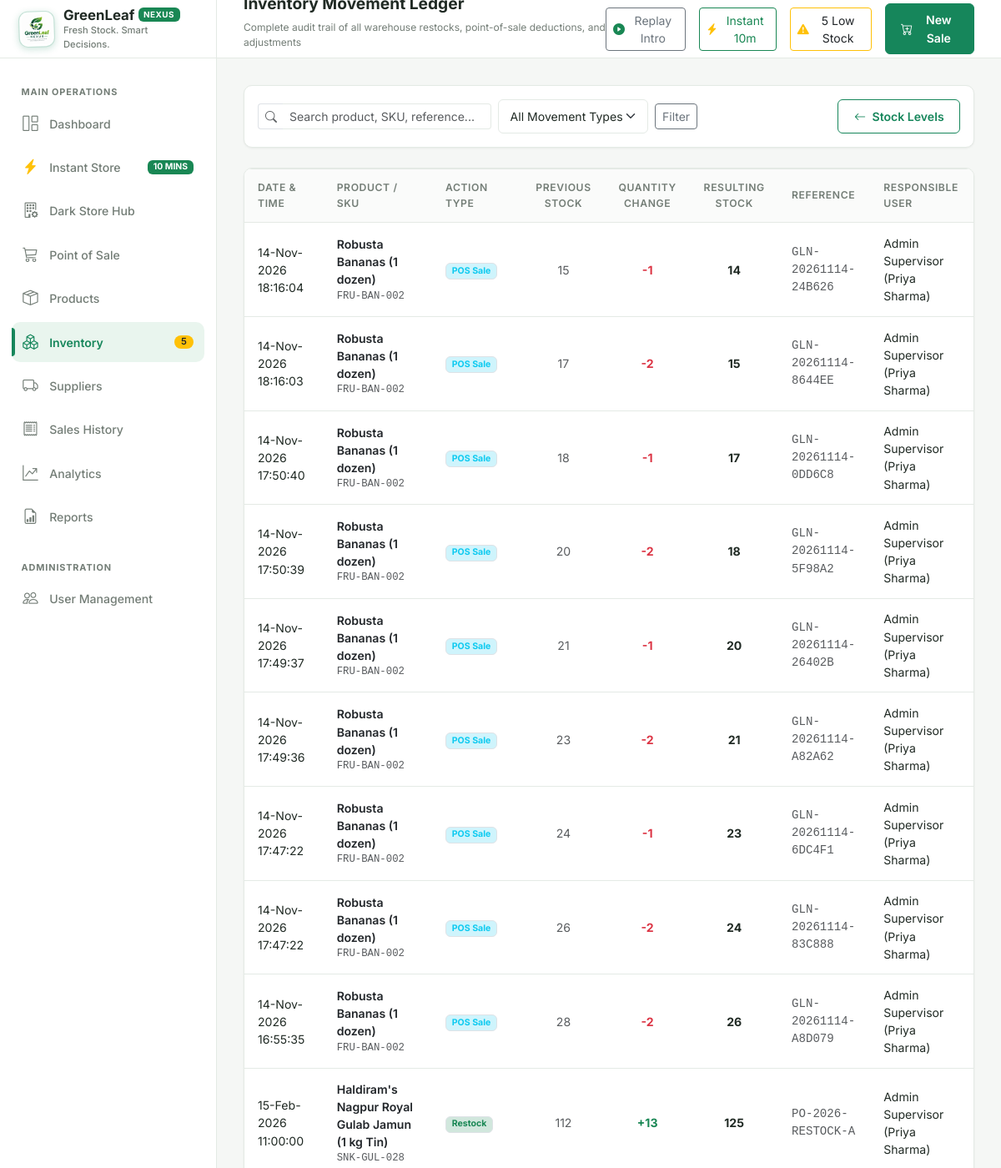
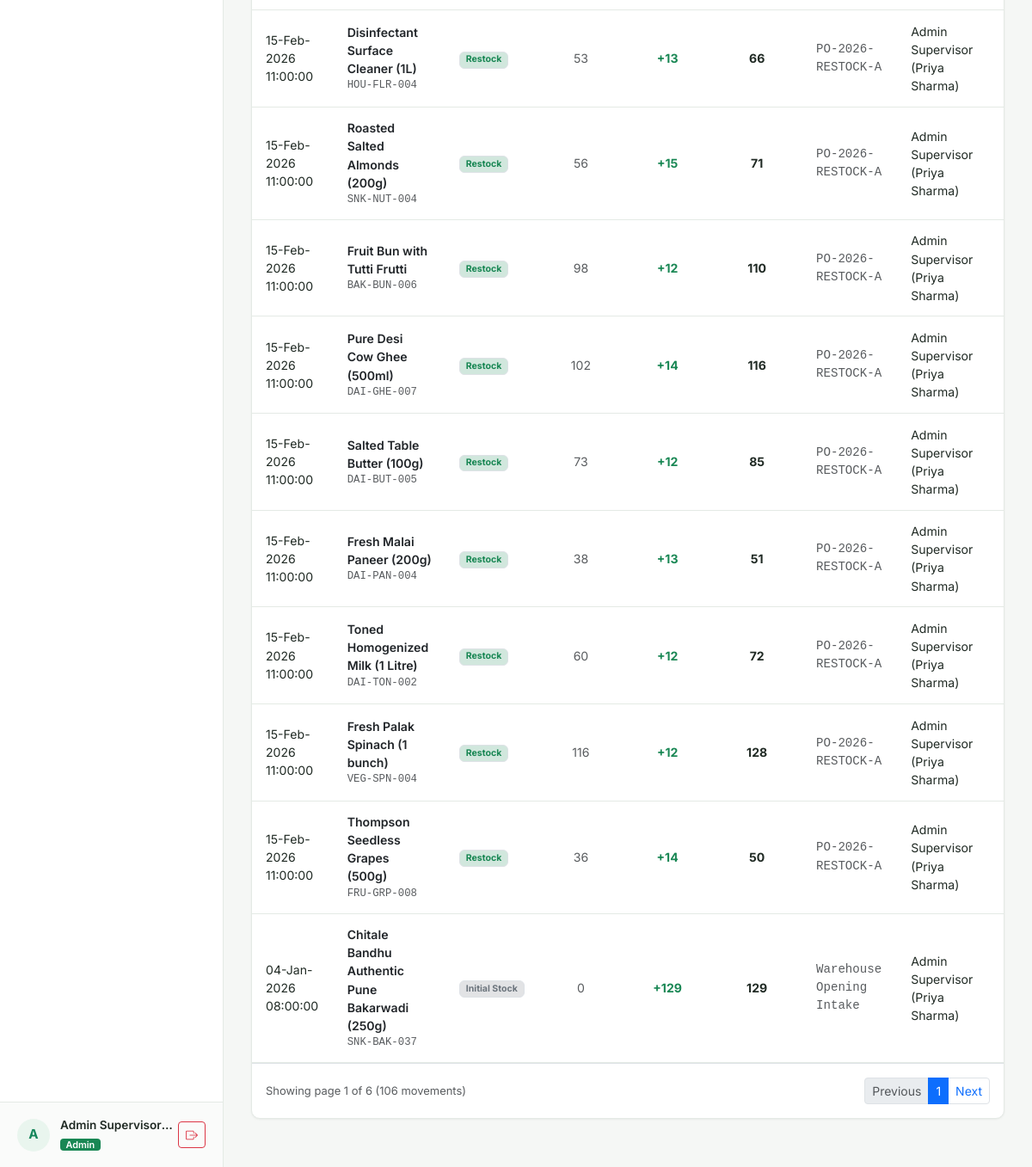
Page /inventory/movements (signed in) on the earlier database version (2 pictures, top to bottom).
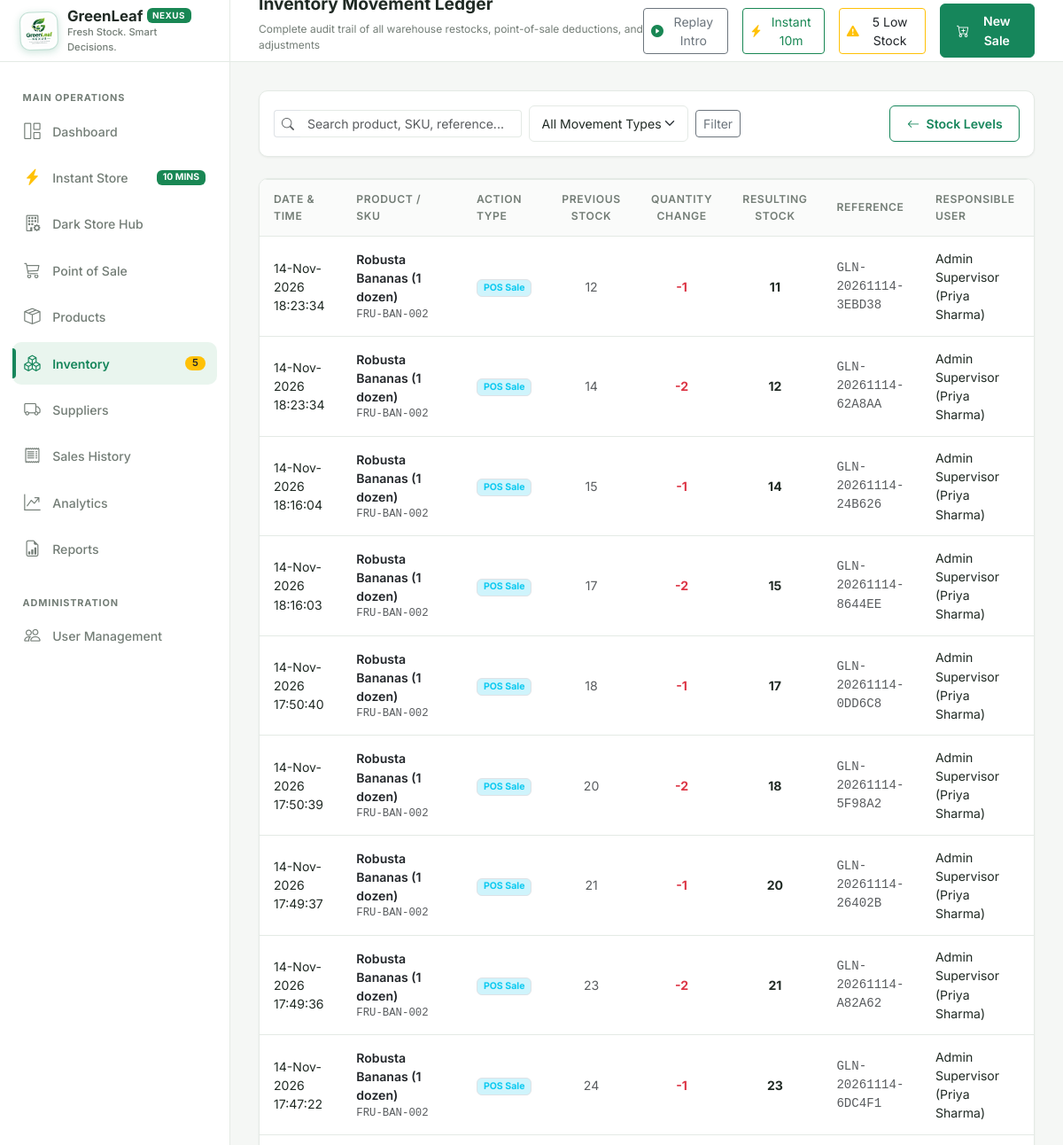
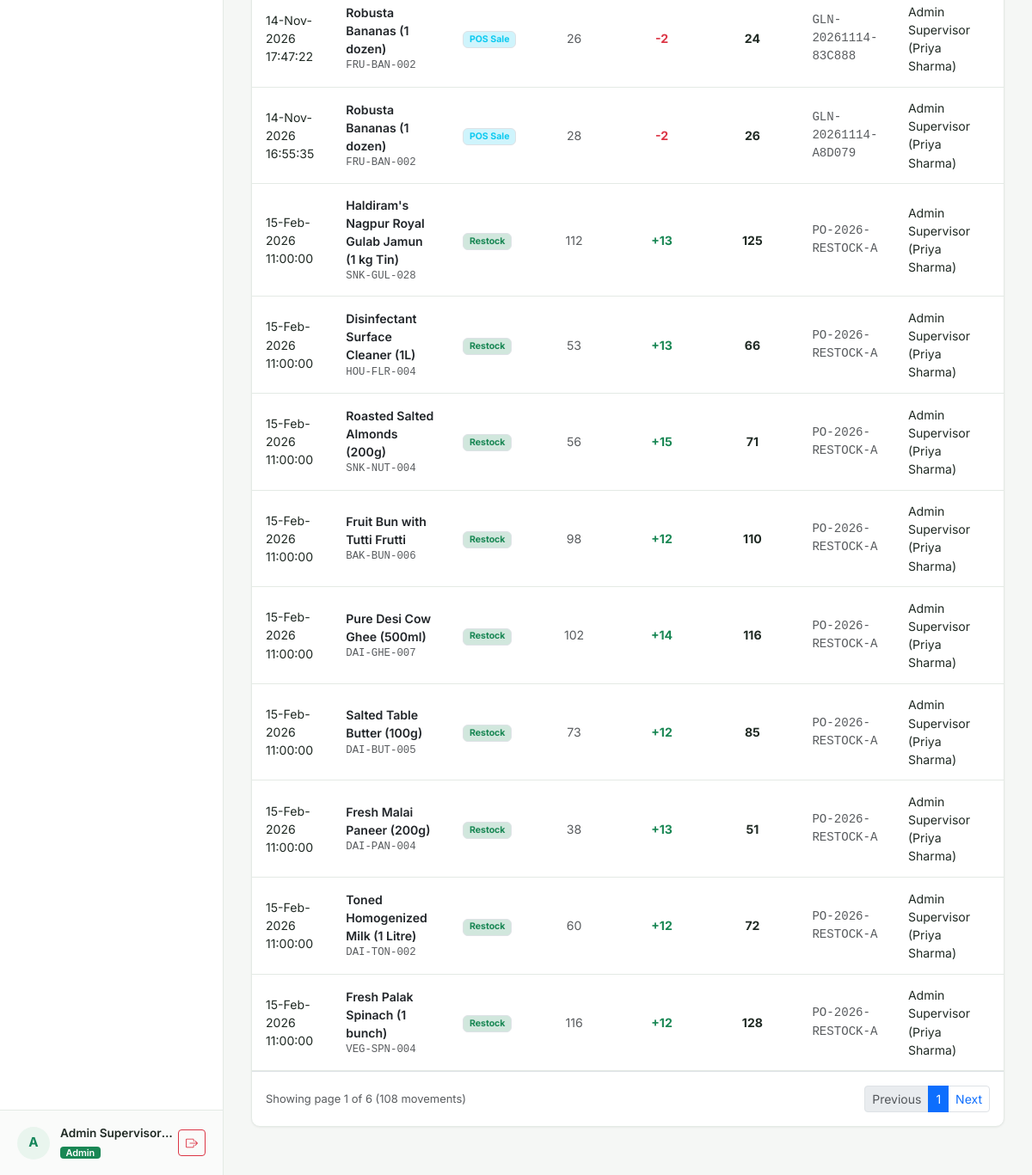
Same page on the later database version (2 pictures, top to bottom).
### models/inventory_movement.py (models this page shows, shortened)
class InventoryMovement(db.Model):
    __tablename__ = "inventory_movements"
    movement_id = db.Column(db.Integer, primary_key=True, autoincrement=True)
    product_id = db.Column(db.Integer, db.ForeignKey("products.product_id"), nullable=False, index=True)
    user_id = db.Column(db.Integer, db.ForeignKey("users.user_id"), nullable=True, index=True)
    movement_type = db.Column(db.String(30), nullable=False, index=True)  # 'sale', 'restock', 'adjustment', 'return', 'initial'
    quantity_change = db.Column(db.Integer, nullable=False)  # +ve or -ve
    previous_stock = db.Column(db.Integer, nullable=False)
    resulting_stock = db.Column(db.Integer, nullable=False)
    reference = db.Column(db.String(100), nullable=True)  # e.g., Invoice # or PO #
    notes = db.Column(db.Text, nullable=True)
    created_at = db.Column(db.DateTime, default=datetime.utcnow, nullable=False, index=True)
    product = db.relationship("Product", back_populates="movements")
    user = db.relationship("User", back_populates="movements")

### models/product.py (models this page shows, shortened)
class Product(db.Model):
    __tablename__ = "products"
    product_id = db.Column(db.Integer, primary_key=True, autoincrement=True)
    sku = db.Column(db.String(50), unique=True, nullable=False, index=True)
    barcode = db.Column(db.String(50), nullable=True, index=True)
    name = db.Column(db.String(120), nullable=False, index=True)
    description = db.Column(db.Text, nullable=True)
    category = db.Column(db.String(50), nullable=False, index=True)
    unit_price = db.Column(db.Float, nullable=False)
    cost_price = db.Column(db.Float, default=0.0, nullable=False)
    stock_qty = db.Column(db.Integer, nullable=False, default=0)
    reorder_level = db.Column(db.Integer, nullable=False, default=10)
    expiry_date = db.Column(db.Date, nullable=True)
    supplier_id = db.Column(db.Integer, db.ForeignKey("suppliers.supplier_id"), nullable=True)
    image_path = db.Column(db.String(255), nullable=True)
    is_active = db.Column(db.Boolean, default=True, nullable=False, index=True)
    created_at = db.Column(db.DateTime, default=datetime.utcnow, nullable=False)
    updated_at = db.Column(db.DateTime, default=datetime.utcnow, onupdate=datetime.utcnow, nullable=False)
    supplier = db.relationship("Supplier", back_populates="products")
    sale_items = db.relationship("SaleItem", back_populates="product", lazy="dynamic")
    movements = db.relationship("InventoryMovement", back_populates="product", lazy="dynamic")

### models/user.py (models this page shows, shortened)
class User(UserMixin, db.Model):
    __tablename__ = "users"
    user_id = db.Column(db.Integer, primary_key=True, autoincrement=True)
    username = db.Column(db.String(50), unique=True, nullable=False, index=True)
    full_name = db.Column(db.String(100), nullable=False)
    password_hash = db.Column(db.String(255), nullable=False)
    role = db.Column(db.String(20), nullable=False, default="cashier")  # 'admin' or 'cashier'
    is_active = db.Column(db.Boolean, default=True, nullable=False)
    created_at = db.Column(db.DateTime, default=datetime.utcnow, nullable=False)
    sales = db.relationship("Sale", back_populates="cashier", lazy="dynamic")
    movements = db.relationship("InventoryMovement", back_populates="user", lazy="dynamic")
    audit_logs = db.relationship("AuditLog", back_populates="user", lazy="dynamic")
    @property
    def is_admin(self):
        return self.role == "admin"

### routes/inventory.py (the view)
@inventory_bp.route("/movements")
@login_required
@admin_required
def movements():
    page = request.args.get("page", 1, type=int)
    movement_type = request.args.get("type", "").strip()
    search = request.args.get("search", "").strip()
    query = InventoryMovement.query.join(Product, InventoryMovement.product_id == Product.product_id)
    if movement_type:
        query = query.filter(InventoryMovement.movement_type == movement_type)
    if search:
        query = query.filter(
            (Product.name.ilike(f"%{search}%")) |
            (Product.sku.ilike(f"%{search}%")) |
            (InventoryMovement.reference.ilike(f"%{search}%"))
        )
    pagination = query.order_by(InventoryMovement.created_at.desc()).paginate(page=page, per_page=20, error_out=False)
    movements_list = pagination.items
    return render_template(
        "inventory/movements.html",
        movements=movements_list,
        pagination=pagination,
        movement_type=movement_type,
        search=search,
    )

### routes/auth.py (called while the page is built)
def admin_required(f):
    @wraps(f)
    def decorated_function(*args, **kwargs):
        if not current_user.is_authenticated:
            return redirect(url_for("auth.login", next=request.url))
        if not current_user.is_admin:
            flash("Access denied: Administrator privileges required.", "danger")
            return abort(403)
        return f(*args, **kwargs)
    return decorated_function

### templates/inventory/movements.html (shortened to what the changed rows need)
{% extends "base.html" %}
{% block content %}
<div class="card-custom p-0 overflow-hidden mb-4">
  <div class="table-responsive">
    <table class="table-custom mb-0">
      <thead>
        <tr>
          <th>Date & Time</th>
          <th>Product / SKU</th>
          <th>Action Type</th>
          <th class="text-center">Previous Stock</th>
          <th class="text-center">Quantity Change</th>
          <th class="text-center">Resulting Stock</th>
          <th>Reference</th>
          <th>Responsible User</th>
        </tr>
      </thead>
      <tbody>
        {% for m in movements %}
        <tr>
          <td class="small">{{ m.created_at.strftime('%d-%b-%Y %H:%M:%S') }}</td>
          <td>
            <a href="{{ url_for('products.details', product_id=m.product_id) }}" class="fw-semibold text-dark text-decoration-none">
              {{ m.product.name }}
            </a>
            <div class="text-muted small font-monospace">{{ m.product.sku }}</div>
          </td>
          <td>
            {% if m.movement_type == 'sale' %}
              <span class="badge bg-info-subtle text-info border">POS Sale</span>
            {% elif m.movement_type == 'restock' %}
              <span class="badge bg-success-subtle text-success border">Restock</span>
            {% elif m.movement_type == 'adjustment' %}
              <span class="badge bg-warning-subtle text-warning border">Adjustment</span>
            {% elif m.movement_type == 'initial' %}
              <span class="badge bg-secondary-subtle text-secondary border">Initial Stock</span>
            {% else %}
              <span class="badge bg-light text-dark border">{{ m.movement_type }}</span>
            {% endif %}
          </td>
          <td class="text-center text-muted">{{ m.previous_stock }}</td>
          <td class="text-center fw-bold {% if m.quantity_change > 0 %}text-success{% else %}text-danger{% endif %}">
            {% if m.quantity_change > 0 %}+{{ m.quantity_change }}{% else %}{{ m.quantity_change }}{% endif %}
          </td>
          <td class="text-center fw-bold">{{ m.resulting_stock }}</td>
          <td class="small font-monospace text-muted">{{ m.reference or m.notes or '—' }}</td>
          <td class="small">{{ m.user.full_name if m.user else 'System' }}</td>
        </tr>
        {% else %}
        <tr>
          <td colspan="8" class="text-center text-muted py-5">No movement records match the query.</td>
        </tr>
        {% endfor %}
      </tbody>
    </table>
  </div>
  {% if pagination.pages > 1 %}
  <div class="p-3 border-top d-flex align-items-center justify-content-between">
    <div class="text-muted small">
      Showing page {{ pagination.page }} of {{ pagination.pages }} ({{ pagination.total }} movements)
    </div>
    <ul class="pagination pagination-sm mb-0">
      <li class="page-item {% if not pagination.has_prev %}disabled{% endif %}">
        <a class="page-link" href="{{ url_for('inventory.movements', page=pagination.prev_num, search=search, type=movement_type) }}">Previous</a>
      </li>
      <li class="page-item active"><span class="page-link">{{ pagination.page }}</span></li>
      <li class="page-item {% if not pagination.has_next %}disabled{% endif %}">
        <a class="page-link" href="{{ url_for('inventory.movements', page=pagination.next_num, search=search, type=movement_type) }}">Next</a>
      </li>
    </ul>
  </div>
  {% endif %}
</div>
{% endblock %}

Differences in the rows shown:
no longer on this page (row unchanged): InventoryMovement: created_at "15-Feb-2026 11:00:00", product.name "Thompson Seedless Grapes (500g)", product.sku "FRU-GRP-008", movement_type "Restock", previous_stock "36", quantity_change "14", resulting_stock "50", reference "PO-2026-RESTOCK-A", user "Admin Supervisor (Priya Sharma)"
no longer on this page (row unchanged): InventoryMovement: created_at "04-Jan-2026 08:00:00", product.name "Chitale Bandhu Authentic Pune Bakarwadi (250g)", product.sku "SNK-BAK-037", movement_type "Initial Stock", previous_stock "0", quantity_change "129", resulting_stock "129", reference "Warehouse Opening Intake", user "Admin Supervisor (Priya Sharma)"
added InventoryMovement: created_at "14-Nov-2026 18:23:34", product.name "Robusta Bananas (1 dozen)", product.sku "FRU-BAN-002", movement_type "POS Sale", previous_stock "12", quantity_change "-1", resulting_stock "11", reference "GLN-20261114-3EBD38", user "Admin Supervisor (Priya Sharma)"
added InventoryMovement: created_at "14-Nov-2026 18:23:34", product.name "Robusta Bananas (1 dozen)", product.sku "FRU-BAN-002", movement_type "POS Sale", previous_stock "14", quantity_change "-2", resulting_stock "12", reference "GLN-20261114-62A8AA", user "Admin Supervisor (Priya Sharma)"
Other differences:
{{ pagination.total }}: "106" → "108"
